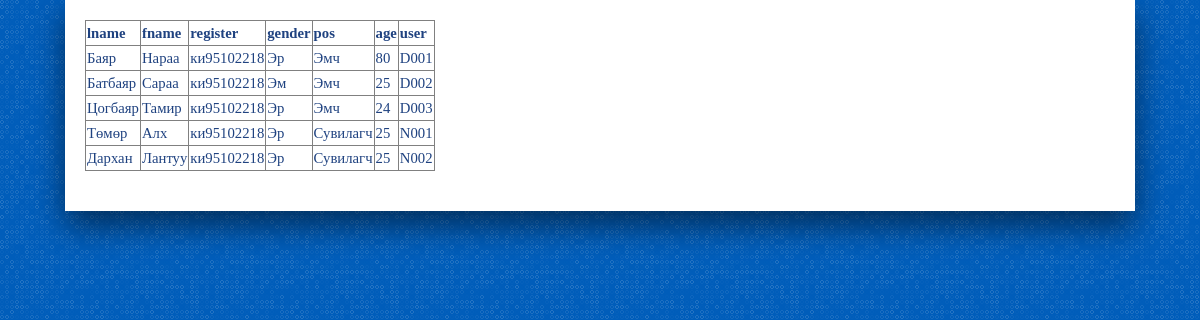
The page /accounts/worker-list/ on the database its author committed.
### account/models.py (models this page shows, shortened)
class Worker(models.Model):
    user            = models.OneToOneField(User, on_delete=models.CASCADE, primary_key=True, related_name='worker')
    firstname       = models.CharField(max_length=200)
    lastname        = models.CharField(max_length=200)
    register        = models.CharField(max_length=200)
    gender          = models.ForeignKey(Gender,on_delete=models.SET_NULL, null=True, blank=True)
    age             = models.IntegerField(null=True, blank=True)
    degree          = models.ForeignKey(Degree, on_delete=models.SET_NULL, null=True, blank=True)
    position        = models.ForeignKey(Position, on_delete=models.SET_NULL, null=True, blank=True)

class Gender(models.Model):
    name            = models.CharField(max_length=200)
    def __str__(self):
        return self.name

class Position(models.Model):
    name            = models.CharField(max_length=200)
    def __str__(self):
        return self.name

class User(AbstractUser):
    is_worker       = models.BooleanField('worker status', default=False)
    is_costumer     = models.BooleanField('costumer status', default=False)

### account/views.py (the view)
class WorkerList(ListView):
    model = Worker

### account/templates/account/worker_list.html
{% extends 'base.html' %}
{% load crispy_forms_tags %}
{% block content %}
<table border="1">
  <thead>
    <tr>
      <th> lname </th>
      <th> fname </th>
      <th> register </th>
      <th> gender </th>
      <th> pos </th>
      <th> age </th>
      <th> user </th>
    </tr>
  </thead>
  <tbody>
    {% for worker in object_list %}
      <tr>
        <td> {{ worker.lastname }} </td>
        <td> {{ worker.firstname }} </td>
        <td> {{ worker.register }} </td>
        <td> {{ worker.gender }} </td>
        <td> {{ worker.position }} </td>
        <td> {{ worker.age }} </td>
        <td> {{ worker.user }} </td>
      </tr>
    {% endfor %}
  </tbody>
</table>
{% endblock %}

### static/css/style.css (style rules this page uses)
body { background-color: #e9e9e9; }

### static/css/basic.css (style rules this page uses)
body { font-family: "Fira Sans Condensed"; font-weight: 400; font-size: 0.92em; color: #1f4280; background-color: #005dba; line-height: 1.5em; word-spacing: 0.1em; margin: 0; }

### rows shown on the page
Worker: lastname "Баяр", firstname "Нараа", register "ки95102218", gender "Эр", position "Эмч", age "80", user "D001"
Worker: lastname "Батбаяр", firstname "Сараа", register "ки95102218", gender "Эм", position "Эмч", age "25", user "D002"
Worker: lastname "Цогбаяр", firstname "Тамир", register "ки95102218", gender "Эр", position "Эмч", age "24", user "D003"
Worker: lastname "Төмөр", firstname "Алх", register "ки95102218", gender "Эр", position "Сувилагч", age "25", user "N001"
Worker: lastname "Дархан", firstname "Лантуу", register "ки95102218", gender "Эр", position "Сувилагч", age "25", user "N002"
